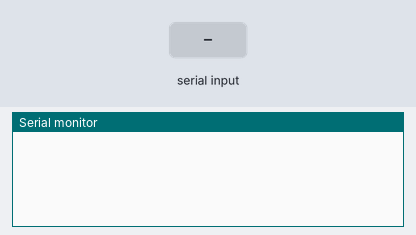
Bench run of a sketch on a simulated TI Tiva C LaunchPad. Parts: the last lines printed to the serial monitor. The inputs (shaded band) are chosen by the test bench.

Above: at 1.5 s.
1.6 s: "1" received over the second serial link
At 2.2 s:
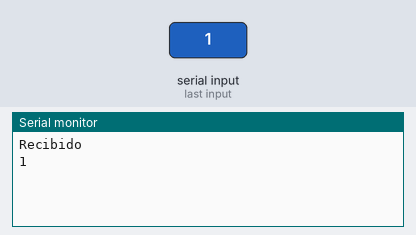
3.2 s: "0" received over the second serial link
At 4.2 s:
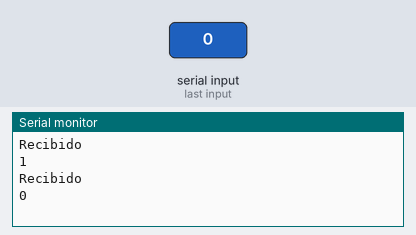
4.7 s: "2" received over the second serial link
At 5.3 s:
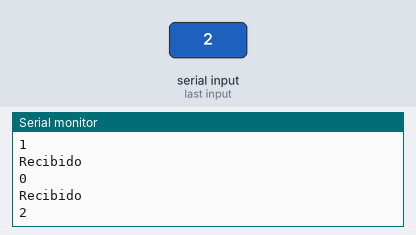

Measured:
- after the input at 1.6 s, the serial monitor: prints a new line after 0.15 s (image 1)
- after the input at 3.2 s, the serial monitor: prints a new line after 0.30 s (image 2)
- after the input at 4.7 s, the serial monitor: prints a new line after 0.20 s (image 3)

The sketch:

Prueba_serial.ino
```cpp
#include <SoftwareSerial.h>
SoftwareSerial SerialESP8266(PD_6,PD_7); // RX,TX

char data;

void setup(){
  Serial.begin(115200);
  SerialESP8266.begin(115200);
  }

void loop(){
  checkSerialCom();
  delay(350);
}

void checkSerialCom(){
  if(SerialESP8266.available() > 0){
    Serial.println("Recibido ");
    while(SerialESP8266.available()>0){
      data = SerialESP8266.read();
      Serial.println(data);
    }
  }
}
```
